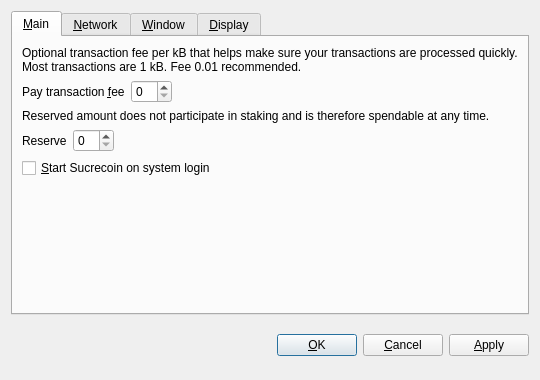
<?xml version="1.0" encoding="UTF-8"?>
<ui version="4.0">
 <class>OptionsDialog</class>
 <widget class="QDialog" name="OptionsDialog">
  <property name="geometry">
   <rect>
    <x>0</x>
    <y>0</y>
    <width>540</width>
    <height>380</height>
   </rect>
  </property>
  <property name="windowTitle">
   <string>Options</string>
  </property>
  <property name="modal">
   <bool>true</bool>
  </property>
  <layout class="QVBoxLayout" name="verticalLayout">
   <item>
    <widget class="QTabWidget" name="tabWidget">
     <property name="tabPosition">
      <enum>QTabWidget::North</enum>
     </property>
     <property name="currentIndex">
      <number>0</number>
     </property>
     <widget class="QWidget" name="tabMain">
      <attribute name="title">
       <string>&amp;Main</string>
      </attribute>
      <layout class="QVBoxLayout" name="verticalLayout_Main">
       <item>
        <widget class="QLabel" name="transactionFeeInfoLabel">
         <property name="text">
          <string>Optional transaction fee per kB that helps make sure your transactions are processed quickly. Most transactions are 1 kB. Fee 0.01 recommended.</string>
         </property>
         <property name="textFormat">
          <enum>Qt::PlainText</enum>
         </property>
         <property name="wordWrap">
          <bool>true</bool>
         </property>
        </widget>
       </item>
       <item>
        <layout class="QHBoxLayout" name="horizontalLayoutFee">
         <item>
          <widget class="QLabel" name="transactionFeeLabel">
           <property name="text">
            <string>Pay transaction &amp;fee</string>
           </property>
           <property name="textFormat">
            <enum>Qt::PlainText</enum>
           </property>
           <property name="buddy">
            <cstring>transactionFee</cstring>
           </property>
          </widget>
         </item>
         <item>
          <widget class="BitcoinAmountField" name="transactionFee"/>
         </item>
         <item>
          <spacer name="horizontalSpacerFee">
           <property name="orientation">
            <enum>Qt::Horizontal</enum>
           </property>
           <property name="sizeHint" stdset="0">
            <size>
             <width>40</width>
             <height>20</height>
            </size>
           </property>
          </spacer>
         </item>
        </layout>
       </item>
       <item>
        <widget class="QLabel" name="reserveBalanceInfoLabel">
         <property name="text">
          <string>Reserved amount does not participate in staking and is therefore spendable at any time.</string>
         </property>
         <property name="textFormat">
          <enum>Qt::PlainText</enum>
         </property>
         <property name="wordWrap">
          <bool>true</bool>
         </property>
        </widget>
       </item>
       <item>
        <layout class="QHBoxLayout" name="horizontalLayoutReserveBalance">
         <item>
          <widget class="QLabel" name="reserveBalanceLabel">
           <property name="text">
            <string>Reserve</string>
           </property>
           <property name="textFormat">
            <enum>Qt::PlainText</enum>
           </property>
           <property name="buddy">
            <cstring>reserveBalance</cstring>
           </property>
          </widget>
         </item>
         <item>
          <widget class="BitcoinAmountField" name="reserveBalance"/>
         </item>
         <item>
          <spacer name="horizontalSpacerReserveBalance">
           <property name="orientation">
            <enum>Qt::Horizontal</enum>
           </property>
           <property name="sizeHint" stdset="0">
            <size>
             <width>40</width>
             <height>20</height>
            </size>
           </property>
          </spacer>
         </item>
        </layout>
       </item>
       <item>
        <widget class="QCheckBox" name="bitcoinAtStartup">
         <property name="toolTip">
          <string>Automatically start Sucrecoin after logging in to the system.</string>
         </property>
         <property name="text">
          <string>&amp;Start Sucrecoin on system login</string>
         </property>
        </widget>
       </item>
       <item>
        <spacer name="verticalSpacer_Main">
         <property name="orientation">
          <enum>Qt::Vertical</enum>
         </property>
         <property name="sizeHint" stdset="0">
          <size>
           <width>20</width>
           <height>40</height>
          </size>
         </property>
        </spacer>
       </item>
      </layout>
     </widget>
     <widget class="QWidget" name="tabNetwork">
      <attribute name="title">
       <string>&amp;Network</string>
      </attribute>
      <layout class="QVBoxLayout" name="verticalLayout_Network">
       <item>
        <widget class="QCheckBox" name="mapPortUpnp">
         <property name="toolTip">
          <string>Automatically open the Sucrecoin client port on the router. This only works when your router supports UPnP and it is enabled.</string>
         </property>
         <property name="text">
          <string>Map port using &amp;UPnP</string>
         </property>
        </widget>
       </item>
       <item>
        <widget class="QCheckBox" name="connectSocks">
         <property name="toolTip">
          <string>Connect to the Sucrecoin network through a SOCKS proxy (e.g. when connecting through Tor).</string>
         </property>
         <property name="text">
          <string>&amp;Connect through SOCKS proxy:</string>
         </property>
        </widget>
       </item>
       <item>
        <layout class="QHBoxLayout" name="horizontalLayout_Network">
         <item>
          <widget class="QLabel" name="proxyIpLabel">
           <property name="text">
            <string>Proxy &amp;IP:</string>
           </property>
           <property name="textFormat">
            <enum>Qt::PlainText</enum>
           </property>
           <property name="buddy">
            <cstring>proxyIp</cstring>
           </property>
          </widget>
         </item>
         <item>
          <widget class="QValidatedLineEdit" name="proxyIp">
           <property name="maximumSize">
            <size>
             <width>140</width>
             <height>16777215</height>
            </size>
           </property>
           <property name="toolTip">
            <string>IP address of the proxy (e.g. 127.0.0.1)</string>
           </property>
          </widget>
         </item>
         <item>
          <widget class="QLabel" name="proxyPortLabel">
           <property name="text">
            <string>&amp;Port:</string>
           </property>
           <property name="textFormat">
            <enum>Qt::PlainText</enum>
           </property>
           <property name="buddy">
            <cstring>proxyPort</cstring>
           </property>
          </widget>
         </item>
         <item>
          <widget class="QLineEdit" name="proxyPort">
           <property name="maximumSize">
            <size>
             <width>55</width>
             <height>16777215</height>
            </size>
           </property>
           <property name="toolTip">
            <string>Port of the proxy (e.g. 9050)</string>
           </property>
          </widget>
         </item>
         <item>
          <widget class="QLabel" name="socksVersionLabel">
           <property name="text">
            <string>SOCKS &amp;Version:</string>
           </property>
           <property name="textFormat">
            <enum>Qt::PlainText</enum>
           </property>
           <property name="buddy">
            <cstring>socksVersion</cstring>
           </property>
          </widget>
         </item>
         <item>
          <widget class="QValueComboBox" name="socksVersion">
           <property name="toolTip">
            <string>SOCKS version of the proxy (e.g. 5)</string>
           </property>
          </widget>
         </item>
         <item>
          <spacer name="horizontalSpacer_Network">
           <property name="orientation">
            <enum>Qt::Horizontal</enum>
           </property>
           <property name="sizeHint" stdset="0">
            <size>
             <width>40</width>
             <height>20</height>
            </size>
           </property>
          </spacer>
         </item>
        </layout>
       </item>
       <item>
        <spacer name="verticalSpacer_Network">
         <property name="orientation">
          <enum>Qt::Vertical</enum>
         </property>
         <property name="sizeHint" stdset="0">
          <size>
           <width>20</width>
           <height>40</height>
          </size>
         </property>
        </spacer>
       </item>
      </layout>
     </widget>
     <widget class="QWidget" name="tabWindow">
      <attribute name="title">
       <string>&amp;Window</string>
      </attribute>
      <layout class="QVBoxLayout" name="verticalLayout_Window">
       <item>
        <widget class="QCheckBox" name="minimizeToTray">
         <property name="toolTip">
          <string>Show only a tray icon after minimizing the window.</string>
         </property>
         <property name="text">
          <string>&amp;Minimize to the tray instead of the taskbar</string>
         </property>
        </widget>
       </item>
       <item>
        <widget class="QCheckBox" name="minimizeOnClose">
         <property name="toolTip">
          <string>Minimize instead of exit the application when the window is closed. When this option is enabled, the application will be closed only after selecting Quit in the menu.</string>
         </property>
         <property name="text">
          <string>M&amp;inimize on close</string>
         </property>
        </widget>
       </item>
       <item>
        <spacer name="verticalSpacer_Window">
         <property name="orientation">
          <enum>Qt::Vertical</enum>
         </property>
         <property name="sizeHint" stdset="0">
          <size>
           <width>20</width>
           <height>40</height>
          </size>
         </property>
        </spacer>
       </item>
      </layout>
     </widget>
     <widget class="QWidget" name="tabDisplay">
      <attribute name="title">
       <string>&amp;Display</string>
      </attribute>
      <layout class="QVBoxLayout" name="verticalLayout_Display">
       <item>
        <layout class="QHBoxLayout" name="horizontalLayout_1_Display">
         <item>
          <widget class="QLabel" name="langLabel">
           <property name="text">
            <string>User Interface &amp;language:</string>
           </property>
           <property name="textFormat">
            <enum>Qt::PlainText</enum>
           </property>
           <property name="buddy">
            <cstring>lang</cstring>
           </property>
          </widget>
         </item>
         <item>
          <widget class="QValueComboBox" name="lang">
           <property name="toolTip">
            <string>The user interface language can be set here. This setting will take effect after restarting Sucrecoin.</string>
           </property>
          </widget>
         </item>
        </layout>
       </item>
       <item>
        <layout class="QHBoxLayout" name="horizontalLayout_2_Display">
         <item>
          <widget class="QLabel" name="unitLabel">
           <property name="text">
            <string>&amp;Unit to show amounts in:</string>
           </property>
           <property name="textFormat">
            <enum>Qt::PlainText</enum>
           </property>
           <property name="buddy">
            <cstring>unit</cstring>
           </property>
          </widget>
         </item>
         <item>
          <widget class="QValueComboBox" name="unit">
           <property name="toolTip">
            <string>Choose the default subdivision unit to show in the interface and when sending coins.</string>
           </property>
          </widget>
         </item>
        </layout>
       </item>
       <item>
        <widget class="QCheckBox" name="displayAddresses">
         <property name="toolTip">
          <string>Whether to show Sucrecoin addresses in the transaction list or not.</string>
         </property>
         <property name="text">
          <string>&amp;Display addresses in transaction list</string>
         </property>
        </widget>
       </item>
       <item>
        <widget class="QCheckBox" name="coinControlFeatures">
         <property name="toolTip">
          <string>Whether to show coin control features or not.</string>
         </property>
         <property name="text">
          <string>Display coin &amp;control features (experts only!)</string>
         </property>
        </widget>
       </item>
       <item>
        <spacer name="verticalSpacer_Display">
         <property name="orientation">
          <enum>Qt::Vertical</enum>
         </property>
         <property name="sizeHint" stdset="0">
          <size>
           <width>20</width>
           <height>40</height>
          </size>
         </property>
        </spacer>
       </item>
      </layout>
     </widget>
    </widget>
   </item>
   <item>
    <layout class="QHBoxLayout" name="horizontalLayout_Buttons">
     <item>
      <spacer name="horizontalSpacer_1">
       <property name="orientation">
        <enum>Qt::Horizontal</enum>
       </property>
       <property name="sizeHint" stdset="0">
        <size>
         <width>40</width>
         <height>48</height>
        </size>
       </property>
      </spacer>
     </item>
     <item>
      <widget class="QLabel" name="statusLabel">
       <property name="font">
        <font>
         <weight>75</weight>
         <bold>true</bold>
        </font>
       </property>
       <property name="text">
        <string/>
       </property>
       <property name="textFormat">
        <enum>Qt::PlainText</enum>
       </property>
       <property name="wordWrap">
        <bool>true</bool>
       </property>
      </widget>
     </item>
     <item>
      <spacer name="horizontalSpacer_2">
       <property name="orientation">
        <enum>Qt::Horizontal</enum>
       </property>
       <property name="sizeHint" stdset="0">
        <size>
         <width>40</width>
         <height>48</height>
        </size>
       </property>
      </spacer>
     </item>
     <item>
      <widget class="QPushButton" name="okButton">
       <property name="text">
        <string>&amp;OK</string>
       </property>
      </widget>
     </item>
     <item>
      <widget class="QPushButton" name="cancelButton">
       <property name="text">
        <string>&amp;Cancel</string>
       </property>
       <property name="autoDefault">
        <bool>false</bool>
       </property>
      </widget>
     </item>
     <item>
      <widget class="QPushButton" name="applyButton">
       <property name="text">
        <string>&amp;Apply</string>
       </property>
       <property name="autoDefault">
        <bool>false</bool>
       </property>
      </widget>
     </item>
    </layout>
   </item>
  </layout>
 </widget>
 <customwidgets>
  <customwidget>
   <class>BitcoinAmountField</class>
   <extends>QSpinBox</extends>
   <header>bitcoinamountfield.h</header>
  </customwidget>
  <customwidget>
   <class>QValueComboBox</class>
   <extends>QComboBox</extends>
   <header>qvaluecombobox.h</header>
  </customwidget>
  <customwidget>
   <class>QValidatedLineEdit</class>
   <extends>QLineEdit</extends>
   <header>qvalidatedlineedit.h</header>
  </customwidget>
 </customwidgets>
 <resources/>
 <connections/>
</ui>
